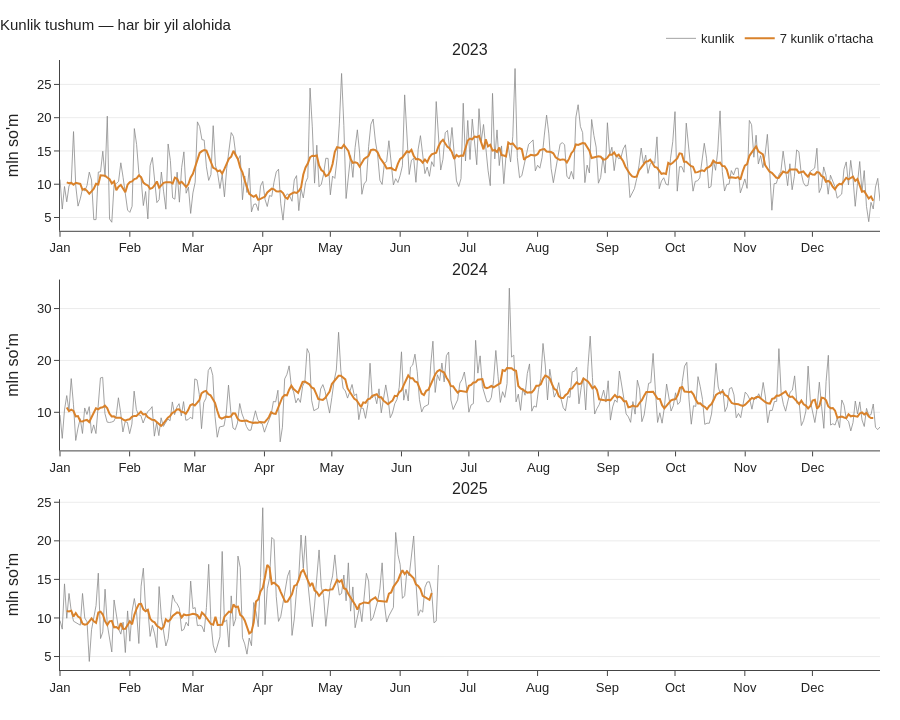

Notebook code cell kept with this figure:
### Code cell
fig = yearly_panels("revenue_uzs", "Kunlik tushum — har bir yil alohida", style.ORANGE, scale=1e6, unit="mln so'm")
style.save(fig, "01_revenue_daily_by_year")

### Figure 1 — Plotly figure (JSON) as saved in the notebook; plotly's stock layout.template omitted (floating-point values rounded to 4 significant figures; data arrays with more than 128 entries replaced by an {"elided": "..."} marker saying what was removed)
{"data": [{"legendgroup": "d", "line": {"color": "#8c8c8c", "width": 0.8}, "mode": "lines", "name": "kunlik", "showlegend": true, "type": "scatter", "x": {"elided": "365 str values"}, "xaxis": "x", "y": {"elided": "365 float values"}, "yaxis": "y"}, {"legendgroup": "m", "line": {"color": "#d9822b", "width": 2}, "mode": "lines", "name": "7 kunlik o'rtacha", "showlegend": true, "type": "scatter", "x": {"elided": "365 str values"}, "xaxis": "x", "y": {"elided": "365 float values"}, "yaxis": "y"}, {"legendgroup": "d", "line": {"color": "#8c8c8c", "width": 0.8}, "mode": "lines", "name": "kunlik", "showlegend": false, "type": "scatter", "x": {"elided": "366 str values"}, "xaxis": "x2", "y": {"elided": "366 float values"}, "yaxis": "y2"}, {"legendgroup": "m", "line": {"color": "#d9822b", "width": 2}, "mode": "lines", "name": "7 kunlik o'rtacha", "showlegend": false, "type": "scatter", "x": {"elided": "366 str values"}, "xaxis": "x2", "y": {"elided": "366 float values"}, "yaxis": "y2"}, {"legendgroup": "d", "line": {"color": "#8c8c8c", "width": 0.8}, "mode": "lines", "name": "kunlik", "showlegend": false, "type": "scatter", "x": {"elided": "169 str values"}, "xaxis": "x3", "y": {"elided": "169 float values"}, "yaxis": "y3"}, {"legendgroup": "m", "line": {"color": "#d9822b", "width": 2}, "mode": "lines", "name": "7 kunlik o'rtacha", "showlegend": false, "type": "scatter", "x": {"elided": "169 str values"}, "xaxis": "x3", "y": {"elided": "169 float values"}, "yaxis": "y3"}], "layout": {"annotations": [{"font": {"size": 16}, "showarrow": false, "text": "2023", "x": 0.5, "xanchor": "center", "xref": "paper", "y": 1, "yanchor": "bottom", "yref": "paper"}, {"font": {"size": 16}, "showarrow": false, "text": "2024", "x": 0.5, "xanchor": "center", "xref": "paper", "y": 0.64, "yanchor": "bottom", "yref": "paper"}, {"font": {"size": 16}, "showarrow": false, "text": "2025", "x": 0.5, "xanchor": "center", "xref": "paper", "y": 0.28, "yanchor": "bottom", "yref": "paper"}], "height": 720, "legend": {"orientation": "h", "x": 1, "xanchor": "right", "y": 1.06}, "title": {"text": "Kunlik tushum — har bir yil alohida"}, "xaxis": {"anchor": "y", "domain": [0, 1], "dtick": "M1", "range": ["2023-01-01", "2023-12-31"], "tickformat": "%b"}, "xaxis2": {"anchor": "y2", "domain": [0, 1], "dtick": "M1", "range": ["2024-01-01", "2024-12-31"], "tickformat": "%b"}, "xaxis3": {"anchor": "y3", "domain": [0, 1], "dtick": "M1", "range": ["2025-01-01", "2025-12-31"], "tickformat": "%b"}, "yaxis": {"anchor": "x", "domain": [0.72, 1], "title": {"text": "mln so'm"}}, "yaxis2": {"anchor": "x2", "domain": [0.36, 0.64], "title": {"text": "mln so'm"}}, "yaxis3": {"anchor": "x3", "domain": [0, 0.28], "title": {"text": "mln so'm"}}}}
